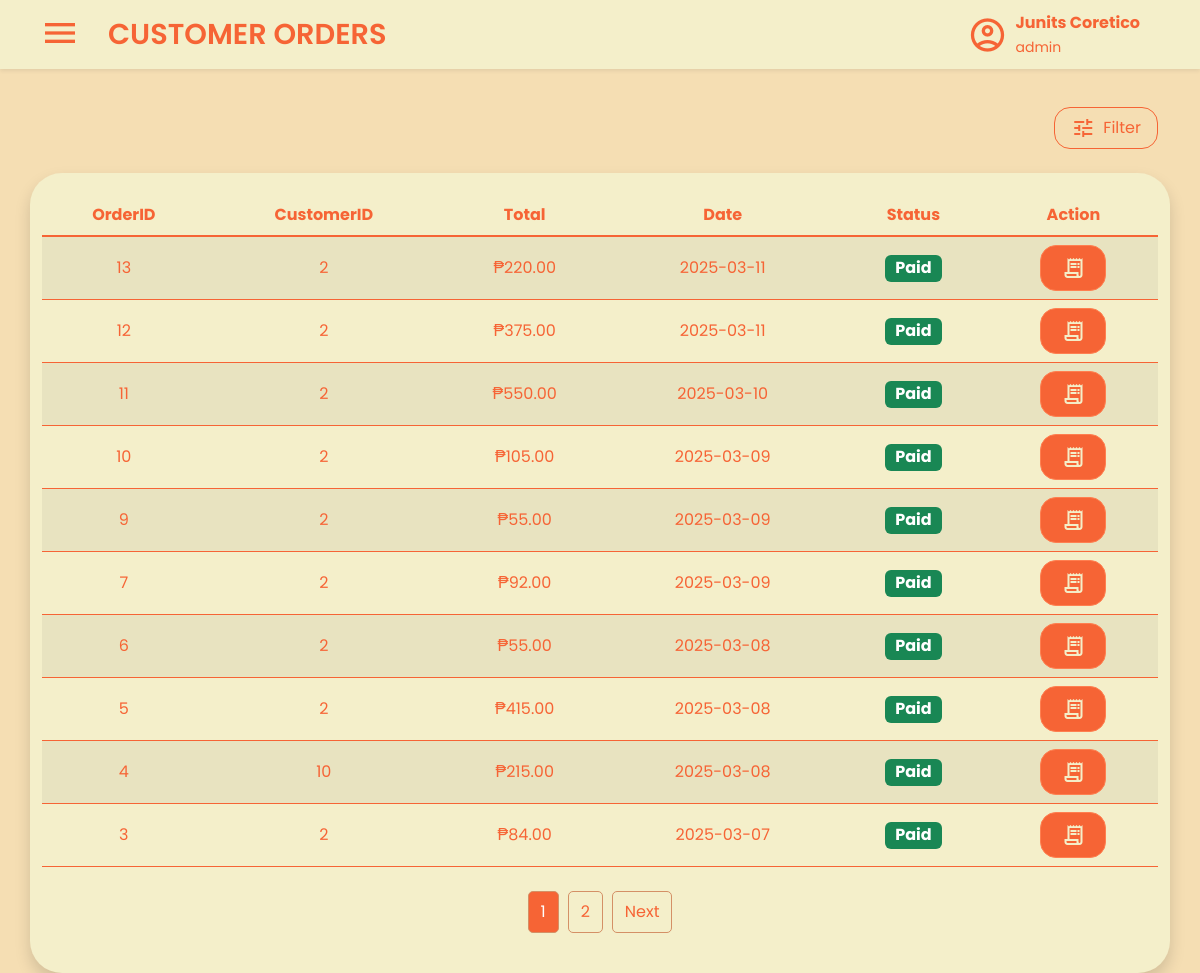
Screenshot of /views/orders.php (signed in) with the database file from the repository.
### tables this page shows
CREATE TABLE `orders` (
  `OrderID` int(11) NOT NULL AUTO_INCREMENT,
  `CustomerID` int(11) DEFAULT NULL,
  `Date` datetime NOT NULL,
  `Total` decimal(10,2) NOT NULL,
  `Status` char(5) NOT NULL,
  `Delivery` int(11) DEFAULT NULL,
  `Created_At` datetime NOT NULL DEFAULT current_timestamp(),
  `Created_By` int(11) NOT NULL,
  `Updated_At` datetime NOT NULL DEFAULT current_timestamp() ON UPDATE current_timestamp(),
  `Updated_By` int(11) NOT NULL,
  PRIMARY KEY (`OrderID`),
  KEY `CustomerID` (`CustomerID`),
  KEY `Created_By` (`Created_By`),
  KEY `Updated_By` (`Updated_By`)
);

### views/orders.php (the view, shortened to what this page needs)
<?php
include '../database/database.php';
$records_per_page = 10;
$page = isset($_GET['page']) && is_numeric($_GET['page']) ? (int) $_GET['page'] : 1;
$offset = ($page - 1) * $records_per_page;
$where_clause = "";
$params = [];
$types = "";
$total_query = "SELECT COUNT(*) AS total FROM Orders " . $where_clause;
$count_stmt = $conn->prepare($total_query);
$count_stmt->execute();
$count_result = $count_stmt->get_result();
$total_row = $count_result->fetch_assoc();
$total_records = $total_row['total'];
$total_pages = ceil($total_records / $records_per_page);
$query = "SELECT OrderID, CustomerID, Date, Status, Total
          FROM Orders " . $where_clause . "
          ORDER BY Date DESC
          LIMIT ? OFFSET ?";
$stmt = $conn->prepare($query);
if (!empty($where_clause)) {
  $params[] = $records_per_page;
  $params[] = $offset;
  $types .= "ii";
  $stmt->bind_param($types, ...$params);
} else {
  $stmt->bind_param("ii", $records_per_page, $offset);
}
$stmt->execute();
$result = $stmt->get_result();
?>
<!DOCTYPE html>
<html lang="en">
<head>
  <link rel="stylesheet" href="../statics/products-style.css" />
  <link rel="stylesheet" href="../statics/style.css" />
  <link rel="stylesheet" href="../statics/css/bootstrap.min.css" />
</head>
<body class="main">
  <nav class="navbar bg-body-tertiary fixed-top shadow-sm">
    <div class="container-fluid">
      <div class="d-flex align-items-center">
        <button
          class="navbar-toggler mx-3 border-0 shadow-none"
          type="button"
          data-bs-toggle="offcanvas"
          data-bs-target="#offcanvasNavbar"
          aria-controls="offcanvasNavbar"
          aria-label="Toggle navigation">
          <span class="material-icons-outlined navbar-icon"> menu </span>
        </button>
        <a class="navbar-brand fw-semibold" href="orders.php">CUSTOMER ORDERS</a>
      </div>
      <div class="d-flex align-items-center me-5 ms-auto">
        <span class="material-icons-outlined me-2 fs-1">account_circle</span>
        <div>
          <p class="fw-bold mb-0">
            <?php echo htmlspecialchars($_SESSION['first_name'] . ' ' . $_SESSION['last_name']); ?>
          </p>
          <small class="mt-0">
            <?php echo htmlspecialchars($_SESSION['role']); ?>
          </small>
        </div>
      </div>
    </div>
  </nav>
  <div class="container mt-4 pt-5">
    <div class="row align-items-center justify-content-end">
      <div class="col-md-auto d-flex gap-2">
        <button type="button" class="btn btn-outline-secondary d-flex align-items-center gap-2 rounded-4 py-2 px-3" data-bs-toggle="modal" data-bs-target="#filterModal">
          <span class="material-icons-outlined">tune</span>
          <span>Filter</span>
        </button>
      </div>
      <div class="container-fluid mt-4 rounded-5 shadow">
        <div class="table-responsive mb-3">
          <table class="table table-striped rounded-3">
            <thead>
              <tr>
                <th class="text-center">OrderID</th>
                <th class="text-center">CustomerID</th>
                <th class="text-center">Total</th>
                <th class="text-center">Date</th>
                <th class="text-center">Status</th>
                <th class="text-center">Action</th>
              </tr>
            </thead>
            <tbody class="table-group-divider">
              <?php
              if ($result->num_rows > 0) {
                while ($row = $result->fetch_assoc()) {
                  echo "<tr>";
                  echo "<td class='align-middle text-center'>{$row['OrderID']}</td>";
                  echo "<td class='align-middle text-center'>{$row['CustomerID']}</td>";
                  echo "<td class='align-middle text-center'>₱" . number_format($row['Total'], 2) . "</td>";
                  echo "<td class='align-middle text-center'>" . date("Y-m-d", strtotime($row['Date'])) . "</td>";
                  $status = $row['Status'];
                  $badgeClass = ($status == 'Paid') ? 'text-bg-success' : (($status == 'Pending') ? 'text-bg-warning' : 'text-bg-danger');
                  echo "<td class='align-middle text-center'><span class='badge $badgeClass fs-6'>{$status}</span></td>";
                  echo "<td class='align-middle text-center'>
                    <button
                    class='btn add-product-button btn-primary rounded-4 d-block mx-auto d-flex align-items-center justify-content-center preview-order'
                    data-id='{$row['OrderID']}'
                    >
                        <span class='material-icons-outlined'>receipt_long</span>
                    </button>
                  </td>";
                  echo "</tr>";
                }
              } else {
                echo "<tr><td colspan='6' class='text-center text-muted py-3'>There's no order yet.</td></tr>";
              }
              ?>
            </tbody>
          </table>
          <nav>
            <ul class="pagination justify-content-center">
              <?php for ($i = 1; $i <= $total_pages; $i++): ?>
                <li class="page-item <?php echo ($i == $page) ? 'active' : ''; ?>">
                  <a class="page-link focus-ring" href="?page=<?php echo $i; ?>"><?php echo $i; ?></a>
                </li>
              <?php endfor; ?>
              <?php if ($page < $total_pages): ?>
                <li class="page-item">
                  <a class="page-link focus-ring" href="?page=<?php echo $page + 1; ?>">Next</a>
                </li>
              <?php endif; ?>
            </ul>
          </nav>
        </div>
      </div>
    </div>
  </div>
</body>
</html>

### statics/products-style.css (style rules this page uses)
:root { --color-1: #f66435; --color-2: #f4efca; --color-3: #f5deb3; --color-4: #ff7f50; --color-5: #d49066; }
body { padding-top: 35px; }
.container { padding-top: 2.5em !important; }
.container-fluid { background-color: var(--color-2) !important; }
.btn.add-product-button { background-color: var(--color-1) !important; border-color: var(--color-4) !important; color: var(--color-2) !important; font-weight: 600; padding: 10px 20px; transition: all 0.3s ease-in-out !important; }
.btn-outline-secondary { color: var(--color-1) !important; border-color: var(--color-1) !important; font-weight: 600; padding: 10px 20px; transition: all 0.3s ease-in-out !important; }
.table { background-color: #f4efca !important; color: #f66435 !important; margin-top: 2%; border-color: var(--color-1) !important; border-radius: 3px; }
.table th, .table td { background-color: #f4efca !important; color: #f66435 !important; border-color: var(--color-1) !important; }
.table thead th { background-color: #f4efca !important; color: #f66435 !important; border-color: var(--color-1) !important; }
.table tbody tr { background-color: #f4efca !important; border-color: var(--color-1) !important; }
.table td:last-child { text-align: center !important; }
.table th:last-child { text-align: center !important; }
.pagination { display: flex !important; padding: 0.5rem !important; list-style: none !important; border-radius: 5px !important; }
.pagination .page-item { margin: 0 5px !important; }
.pagination .page-link { color: var(--color-1) !important; background-color: var(--color-2) !important; border: 1px solid var(--color-5) !important; padding: 8px 12px !important; border-radius: 5px !important; text-decoration: none !important; transition: all 0.3s ease-in-out !important; }
.pagination .page-item.active .page-link { background-color: var(--color-1) !important; color: white !important; border-color: var(--color-5) !important; }

### statics/style.css (style rules this page uses)
:root { --color-1: #f66435; --color-2: #f4efca; --color-3: #f5deb3; --color-4: #ff7f50; --color-5: #d49066; --color-1-rgb: 246, 100, 53; }
* { font-family: "Poppins", sans-serif; }
.main { background-color: var(--color-3); }
p { color: var(--color-1); }
.btn-primary { background-color: #ff5733; border-color: #d43f00; color: white; padding: 12px 20px; border-radius: 8px; transition: background-color 0.3s ease, transform 0.2s ease; }
nav.navbar { background-color: var(--color-2) !important; color: var(--color-1) !important; }
.navbar-brand { font-size: 1.8em !important; color: var(--color-1) !important; }
.navbar .navbar-toggler .navbar-icon { color: var(--color-1) !important; font-size: 2em; }

### rows the page displays
orders: OrderID "13", CustomerID "2", Total "220.00", Date "2025-03-11", Status "Paid"
orders: OrderID "12", CustomerID "2", Total "375.00", Date "2025-03-11", Status "Paid"
orders: OrderID "11", CustomerID "2", Total "550.00", Date "2025-03-10", Status "Paid"
orders: OrderID "10", CustomerID "2", Total "105.00", Date "2025-03-09", Status "Paid"
orders: OrderID "9", CustomerID "2", Total "55.00", Date "2025-03-09", Status "Paid"
orders: OrderID "7", CustomerID "2", Total "92.00", Date "2025-03-09", Status "Paid"
orders: OrderID "6", CustomerID "2", Total "55.00", Date "2025-03-08", Status "Paid"
orders: OrderID "5", CustomerID "2", Total "415.00", Date "2025-03-08", Status "Paid"
orders: OrderID "4", CustomerID "10", Total "215.00", Date "2025-03-08", Status "Paid"
orders: OrderID "3", CustomerID "2", Total "84.00", Date "2025-03-07", Status "Paid"

### other values shown
$_SESSION['first_name'] . ' ' . $_SESSION['last_name'] "Junits Coretico"
$_SESSION['role'] "admin"
